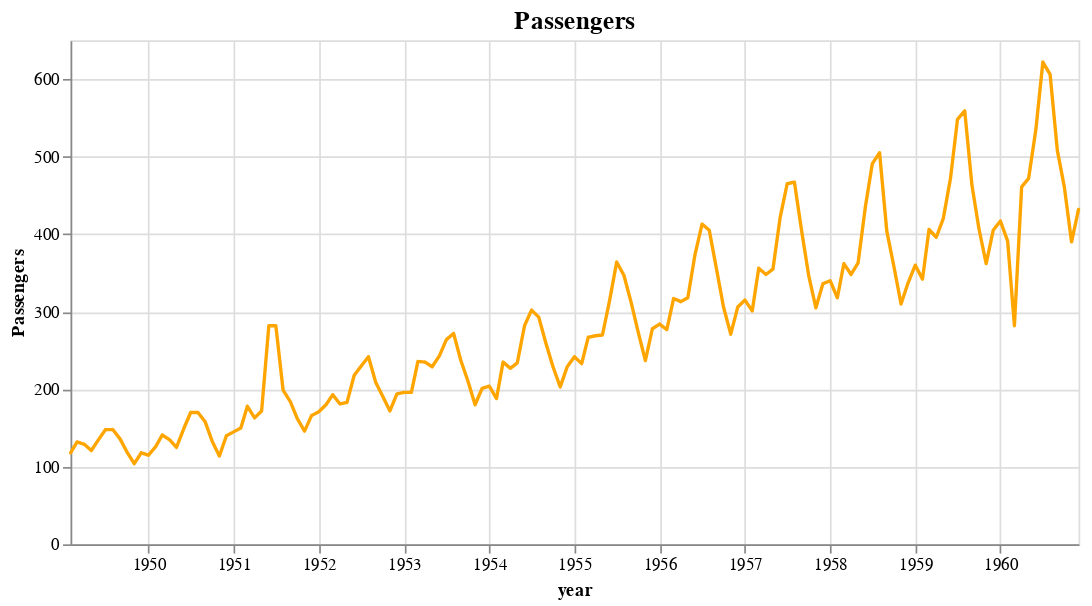

Notebook code cell kept with this figure:
### Markdown cell above
# Visualization

### Code cell
bars = alt.Chart(df).mark_trail(color='orange').encode(
    x = 'year:T',
    y = 'Passengers:Q',
).properties(
    title={
    "text":['Passengers'],
    "fontSize":15,
    "fontWeight": 'bold',
    "font":'Courier New',
    }
)

text = bars.mark_text(
    align='left',
    baseline='middle',
    dx=3  # Nudges text to right so it doesn't appear on top of the bar
)   

(bars + text).properties( height=300, width=600)

### Figure 1 — Vega-Lite specification as saved in the notebook (floating-point values rounded to 4 significant figures; data arrays with more than 128 entries replaced by an {"elided": "..."} marker saying what was removed)
{"config": {"view": {"continuousWidth": 400, "continuousHeight": 300}}, "layer": [{"mark": {"type": "trail", "color": "orange"}, "encoding": {"x": {"field": "year", "type": "temporal"}, "y": {"field": "Passengers", "type": "quantitative"}}, "title": {"text": ["Passengers"], "fontSize": 15, "fontWeight": "bold", "font": "Courier New"}}, {"mark": {"type": "text", "align": "left", "baseline": "middle", "dx": 3}, "encoding": {"x": {"field": "year", "type": "temporal"}, "y": {"field": "Passengers", "type": "quantitative"}}, "title": {"text": ["Passengers"], "fontSize": 15, "fontWeight": "bold", "font": "Courier New"}}], "data": {"name": "data-aaf457d4dfbb63838cc68cd7577681e2"}, "height": 300, "width": 600, "$schema": "https://vega.github.io/schema/vega-lite/v4.17.0.json", "datasets": {"data-aaf457d4dfbb63838cc68cd7577681e2": {"elided": "143 records"}}}
